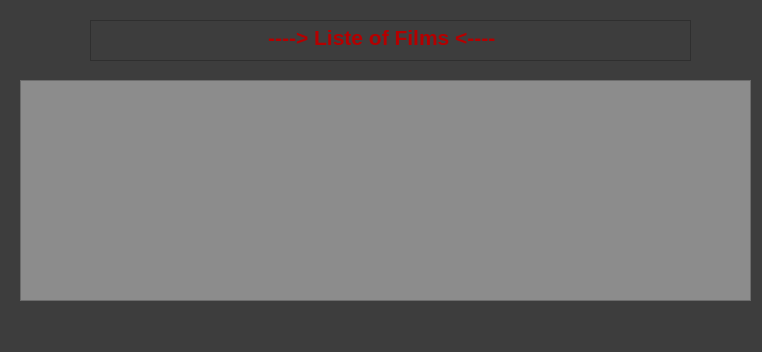
<?xml version="1.0" encoding="UTF-8"?>
<ui version="4.0">
 <class>ViewFilms</class>
 <widget class="QWidget" name="ViewFilms">
  <property name="geometry">
   <rect>
    <x>0</x>
    <y>0</y>
    <width>762</width>
    <height>352</height>
   </rect>
  </property>
  <property name="windowTitle">
   <string>Form</string>
  </property>
  <property name="styleSheet">
   <string notr="true">background-color: rgb(61, 61, 61);</string>
  </property>
  <widget class="QTableView" name="tableView">
   <property name="geometry">
    <rect>
     <x>20</x>
     <y>80</y>
     <width>731</width>
     <height>221</height>
    </rect>
   </property>
   <property name="styleSheet">
    <string notr="true">background-color: rgb(140, 140, 140);</string>
   </property>
  </widget>
  <widget class="QTextBrowser" name="textBrowser">
   <property name="geometry">
    <rect>
     <x>90</x>
     <y>20</y>
     <width>601</width>
     <height>41</height>
    </rect>
   </property>
   <property name="styleSheet">
    <string notr="true"/>
   </property>
   <property name="html">
    <string>&lt;!DOCTYPE HTML PUBLIC &quot;-//W3C//DTD HTML 4.0//EN&quot; &quot;http://www.w3.org/TR/REC-html40/strict.dtd&quot;&gt;
&lt;html&gt;&lt;head&gt;&lt;meta name=&quot;qrichtext&quot; content=&quot;1&quot; /&gt;&lt;meta charset=&quot;utf-8&quot; /&gt;&lt;style type=&quot;text/css&quot;&gt;
p, li { white-space: pre-wrap; }
hr { height: 1px; border-width: 0; }
li.unchecked::marker { content: &quot;\2610&quot;; }
li.checked::marker { content: &quot;\2612&quot;; }
&lt;/style&gt;&lt;/head&gt;&lt;body style=&quot; font-family:'Segoe UI'; font-size:9pt; font-weight:400; font-style:normal;&quot;&gt;
&lt;p align=&quot;center&quot; style=&quot; margin-top:0px; margin-bottom:0px; margin-left:0px; margin-right:0px; -qt-block-indent:0; text-indent:0px;&quot;&gt;&lt;span style=&quot; font-size:16pt; font-weight:700; color:#b40000;&quot;&gt; ----&amp;gt; Liste of Films &amp;lt;----    &lt;/span&gt;&lt;/p&gt;&lt;/body&gt;&lt;/html&gt;</string>
   </property>
  </widget>
 </widget>
 <resources/>
 <connections/>
</ui>
